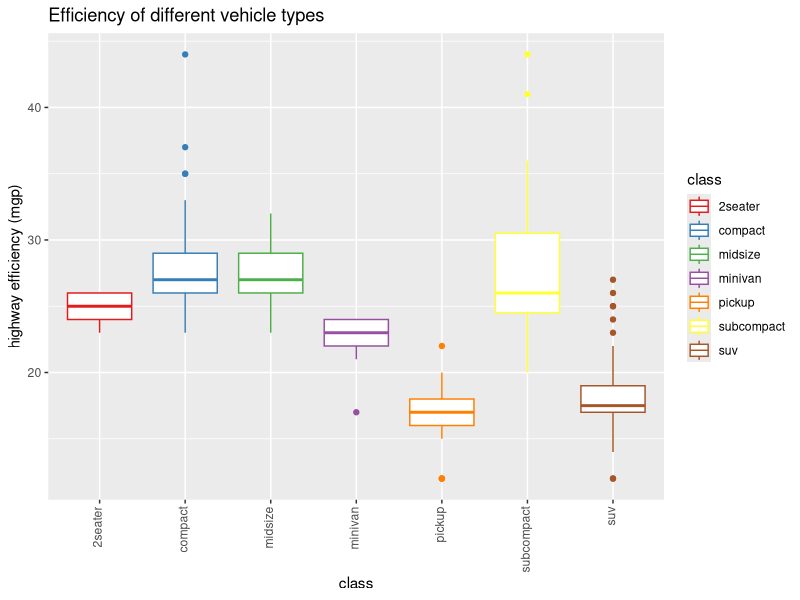

This chart was generated by the following R code:
library(tidyverse)

mpg %>%
  ggplot(mapping = aes(x = class, y = hwy, color = class)) +
  geom_boxplot() +
  labs(
    x = "class", 
    y = "highway efficiency (mgp)",
    title = "Efficiency of different vehicle types"
  ) + 
  theme(axis.text.x = element_text(angle = 90, vjust = 0.25, hjust=1)) +
  scale_color_brewer(palette = "Set1")
